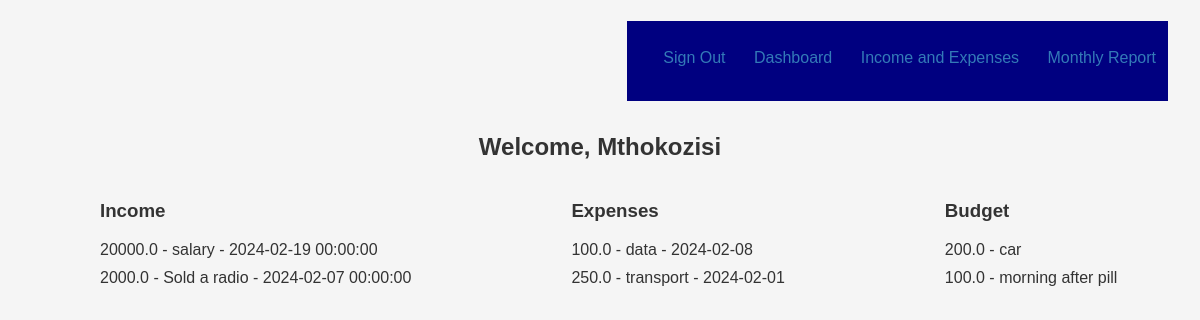
Page / (signed in) on the earlier database version.
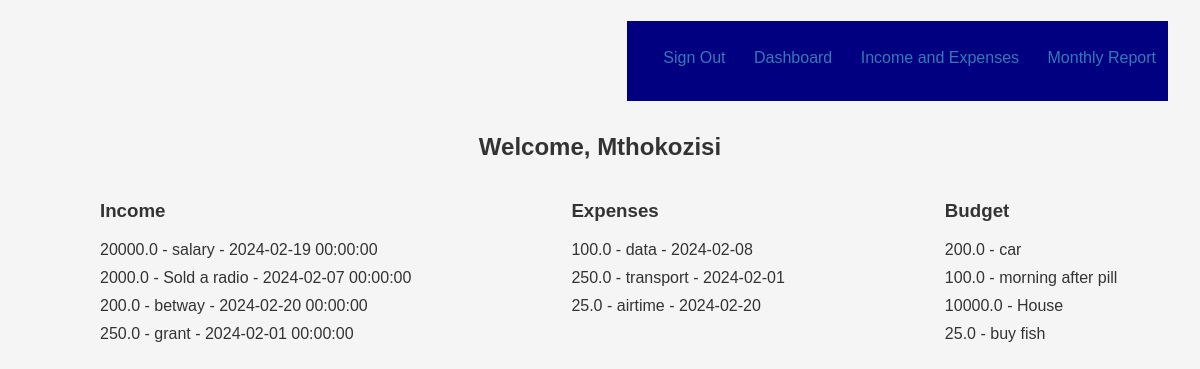
Same page on the later database version.
### website/models.py (models this page shows, shortened)
class User(db.Model, UserMixin):
    id = db.Column(db.Integer, primary_key=True)
    email = db.Column(db.String(150), unique=True, nullable=False)
    first_name = db.Column(db.String(150), unique=True, nullable=False)
    password = db.Column(db.String(150), nullable=False)
    income_entries = db.relationship('Income', backref='user', lazy=True)
    expense_entries = db.relationship('Expense', backref='user', lazy=True)
    budget_entries = db.relationship('Budget', backref='user', lazy=True)

class Income(db.Model):
    id = db.Column(db.Integer, primary_key=True)
    amount = db.Column(db.Float, nullable=False)
    date = db.Column(db.DateTime(timezone=True),default=func.now())
    category = db.Column(db.String(50), nullable=False)
    user_id = db.Column(db.Integer, db.ForeignKey('user.id'), nullable=False)

class Expense(db.Model):
    id = db.Column(db.Integer, primary_key=True)
    amount = db.Column(db.Float, nullable=False)
    date = db.Column(db.Date, nullable=False)
    category = db.Column(db.String(50), nullable=False)
    user_id = db.Column(db.Integer, db.ForeignKey('user.id'),nullable=False)

class Budget(db.Model):
    id = db.Column(db.Integer, primary_key=True)
    category = db.Column(db.String(50), nullable=False)
    amount = db.Column(db.Float, nullable=False)
    user_id = db.Column(db.Integer, db.ForeignKey('user.id'),nullable=False)

### website/views.py (the view)
@views.route('/')
@login_required
def home():
    return render_template('home.html',user=current_user)

### website/__init__.py (called while the page is built)
def create_app():
    app = Flask(__name__)
    app.config['SECRET_KEY'] = 'the secret key'
    app.config['SQLALCHEMY_DATABASE_URI'] = f'sqlite:///{DB_NAME}'
    db.init_app(app)
    from .views import views
    from .auth import auth
    from .models import User
    app.register_blueprint(views, url_prefix='/')
    app.register_blueprint(auth, url_prefix='/')
    login_manager = LoginManager()
    login_manager.login_view= 'auth.sign_in'  # type: ignore
    login_manager.init_app(app)
    @login_manager.user_loader
    def load_user(id):
        return User.query.get(int(id))
    with app.app_context(): #can remove this line if don't solve problem
        create_database()
    return app

### website/templates/home.html (shortened to what this page needs)
<!DOCTYPE html>
<html lang="en">
<head>
    <link rel="stylesheet" type="text/css" href="{{ url_for('static', filename='styles.css') }}">
    <link rel="stylesheet" type="text/css" href="{{ url_for('static', filename='home.css') }}">
</head>
<body>
  <header>
    <nav>
      <ul>
        <li>
          <li><a href="{{ url_for('auth.sign_out') }}">Sign Out</a></li>
          <li><a href="{{ url_for('views.dashboard') }}">Dashboard</a></li>
          <li><a href="{{ url_for('views.income_expense') }}">Income and Expenses</a></li>
          <li><a href="{{ url_for('views.monthly_report') }}">Monthly Report</a></li>
        </li>
      </ul>
    </nav>
  </header>
    <h2>Welcome, {{ user.first_name }}</h2>
    <div class="rex">
    <div>
    <h3>Income</h3>
    <ul>
        {% for income_entry in user.income_entries %}
            <li>{{ income_entry.amount }} - {{ income_entry.category }} - {{ income_entry.date }}</li>
        {% endfor %}
    </ul>
    </div>
    <div>
    <h3>Expenses</h3>
    <ul>
        {% for expense_entry in user.expense_entries %}
            <li>{{ expense_entry.amount }} - {{ expense_entry.category }} - {{ expense_entry.date }}</li>
        {% endfor %}
    </ul>
  </div>
    <div>
    <h3>Budget</h3>
    <ul>
        {% for budget_entry in user.budget_entries %}
            <li>{{ budget_entry.amount }} - {{ budget_entry.category }}</li>
        {% endfor %}
    </ul>
  </div>
  </div>
</body>
</html>

### website/static/styles.css (style rules this page uses)
body { font-family: Arial, sans-serif; background-color: #f5f5f5; color: #333; margin: 0; padding: 0; }
h1, h2, h3, h4, h5, h6 { color: #333; }
a { color: #337ab7; text-decoration: none; }
ul { list-style-type: none; padding: 0; }
li { margin-bottom: 10px; }

### website/static/home.css (style rules this page uses)
h2 { text-align:center; margin-top: 0px; }
.rex { display:flex; gap: 10.0em; margin-left: 100px; }
header { align-items: center; display:flex; justify-content: space-between; margin-top: 0%; }
nav { margin: 2em; justify-content: space-betweens; background-color: navy; margin-top: auto; }
nav ul li { list-style-type: none; display: inline-block; position: relative; padding: 8px 12px; }

Differences in the rows shown:
added Income: amount "200.0", category "betway", date "2024-02-20 00:00:00"
added Income: amount "250.0", category "grant", date "2024-02-01 00:00:00"
added Expense: amount "25.0", category "airtime", date "2024-02-20"
added Budget: amount "10000.0", category "House"
added Budget: amount "25.0", category "buy fish"
